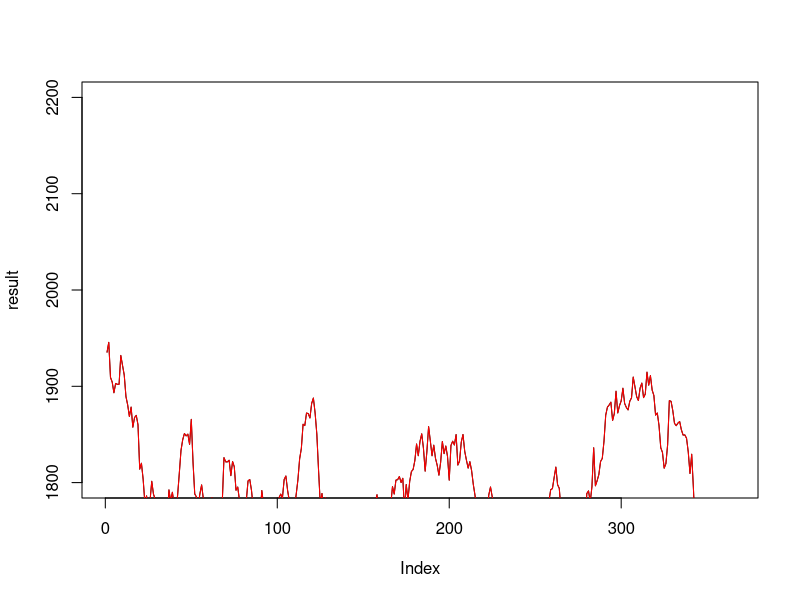

Write R code to recreate this figure.
rwalk <- function() {
  # initial price
  p0 <- 1950
  
  mu <- 0.1
  sigma <- 0.2
  
  # set daily variation value
    days <- 500
  mu.daily <- mu/days
  sigma.daily <- sigma * 1/sqrt(days)
  
  # generate 365 random number
  r <- rnorm(365, mu.daily, sigma.daily)
  
  # log(start price) + accumulate total of random number
  logPrice <- log(p0) + cumsum(r)
  
  # exponential distribution of logPrice
  Prices <- exp(logPrice)
  return(Prices)
}

c <- rainbow(5)
for(x in 1:1) {
  result <- rwalk()
  if(x == 1)
    plot(result, type="l", ylim=c(1800,2200))
  # plot(result, type="l", col = c[x])
  lines(result, col = c[x])
}